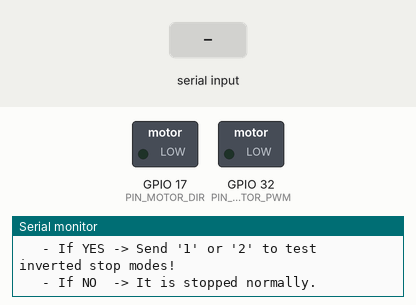
Recording of a sketch running on a simulated ESP32. On the bench: switched loads named in the sketch (green lamp = pin HIGH), the last lines printed to the serial monitor. The inputs (shaded band) are chosen by the test bench.

Above: at 2.2 s.
2.3 s: "1\n" received over Serial
At 2.6 s:
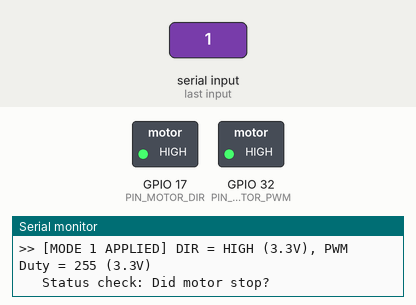
3.8 s: "2\n" received over Serial
At 5.0 s:
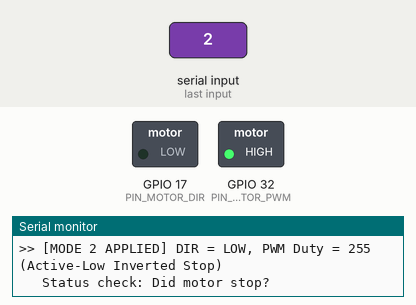
5.3 s: "f\n" received over Serial
At 6.0 s:
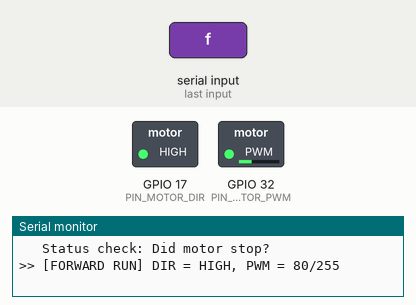
6.8 s: "r\n" received over Serial
At 7.1 s:
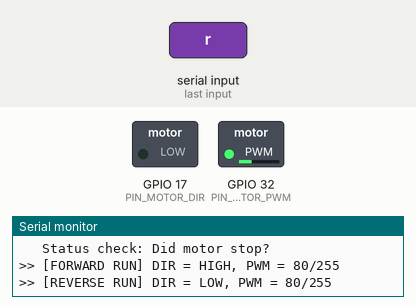
8.3 s: "1\n" received over Serial
At 9.5 s:
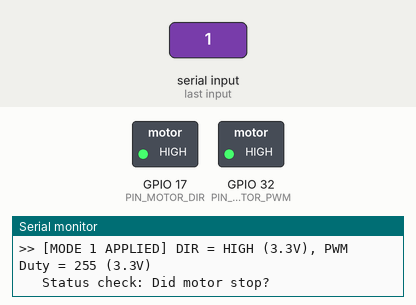
9.8 s: "p ,45\n" received over Serial
At 10.6 s:
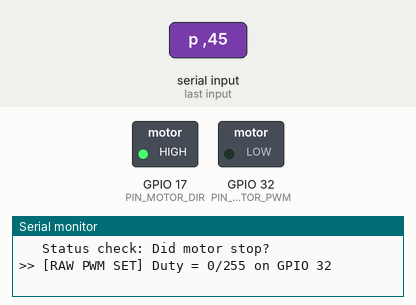
Timing chart, 0 to 12.3 s (numbered marks = the images above; inputs shaded):
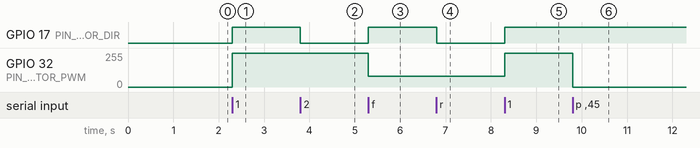

The sketch:

test_motor_debug.ino
```cpp
#include <Arduino.h>

// ==========================================================
// 硬體引腳定義 (ESP32 NodeMCU-32S)
// ==========================================================
const int PIN_MOTOR_DIR = 17; // GPIO 17: 方向控制
const int PIN_MOTOR_PWM = 32; // GPIO 32: PWM 調速

const int PWM_FREQ = 1000;    // 1kHz (配合 10k 洩放電阻)
const int PWM_RES  = 8;       // 8-bit (0 ~ 255)
const int PWM_CH   = 4;

void writePwmDuty(uint8_t duty) {
#if ESP_ARDUINO_VERSION_MAJOR >= 3
  ledcWrite(PIN_MOTOR_PWM, duty);
#else
  ledcWrite(PWM_CH, duty);
#endif
}

void printHelp() {
  Serial.println(F("\n========================================================"));
  Serial.println(F("       MOTOR STOP & PWM DEBUG DIAGNOSTIC SUITE"));
  Serial.println(F("========================================================"));
  Serial.println(F("Send single character commands in Serial Monitor (115200):"));
  Serial.println(F("  '0' : Hard Stop Mode 1 -> DIR=LOW , PWM=0 (Both LOW)"));
  Serial.println(F("  '1' : Hard Stop Mode 2 -> DIR=HIGH, PWM=255 (Both HIGH)"));
  Serial.println(F("  '2' : Inverted PWM Stop -> DIR=LOW , PWM=255"));
  Serial.println(F("  'f' : Forward Slow (PWM = 80)"));
  Serial.println(F("  'r' : Reverse Slow (PWM = 80)"));
  Serial.println(F("  'p <value>' : Set raw PWM value (0~255), e.g., 'p 50' or 'p 0'"));
  Serial.println(F("  'd' : Toggle DIR pin (HIGH <-> LOW)"));
  Serial.println(F("========================================================\n"));
}

bool currentDir = LOW;

void setup() {
  Serial.begin(115200);
  delay(1000);
  printHelp();

  pinMode(PIN_MOTOR_DIR, OUTPUT);
  digitalWrite(PIN_MOTOR_DIR, LOW);

#if ESP_ARDUINO_VERSION_MAJOR >= 3
  ledcAttach(PIN_MOTOR_PWM, PWM_FREQ, PWM_RES);
  ledcWrite(PIN_MOTOR_PWM, 0);
#else
  ledcSetup(PWM_CH, PWM_FREQ, PWM_RES);
  ledcAttachPin(PIN_MOTOR_PWM, PWM_CH);
  ledcWrite(PWM_CH, 0);
#endif

  Serial.println(F("[INITIAL BOOT] Applied default: DIR=LOW, PWM=0."));
  Serial.println(F(">> IS THE MOTOR RUNNING RIGHT NOW?"));
  Serial.println(F("   - If YES -> Send '1' or '2' to test inverted stop modes!"));
  Serial.println(F("   - If NO  -> It is stopped normally.\n"));
}

void loop() {
  if (Serial.available()) {
    String cmd = Serial.readStringUntil('\n');
    cmd.trim();
    if (cmd.length() == 0) return;

    if (cmd == "0") {
      // 模式 0：兩腳皆拉 LOW (最標準的低電平剎車)
      digitalWrite(PIN_MOTOR_DIR, LOW);
      writePwmDuty(0);
      currentDir = LOW;
      Serial.println(F(">> [MODE 0 APPLIED] DIR = LOW (0V), PWM Duty = 0 (0V)"));
      Serial.println(F("   Status check: Did motor stop?"));
    }
    else if (cmd == "1") {
      // 模式 1：兩腳皆拉 HIGH (高電平煞車 / 某些 H 橋下臂直通剎車)
      digitalWrite(PIN_MOTOR_DIR, HIGH);
      writePwmDuty(255);
      currentDir = HIGH;
      Serial.println(F(">> [MODE 1 APPLIED] DIR = HIGH (3.3V), PWM Duty = 255 (3.3V)"));
      Serial.println(F("   Status check: Did motor stop?"));
    }
    else if (cmd == "2") {
      // 模式 2：PWM 腳為反相邏輯 (0=全速, 255=停止)
      digitalWrite(PIN_MOTOR_DIR, LOW);
      writePwmDuty(255);
      currentDir = LOW;
      Serial.println(F(">> [MODE 2 APPLIED] DIR = LOW, PWM Duty = 255 (Active-Low Inverted Stop)"));
      Serial.println(F("   Status check: Did motor stop?"));
    }
    else if (cmd == "f" || cmd == "F") {
      digitalWrite(PIN_MOTOR_DIR, HIGH);
      writePwmDuty(80);
      currentDir = HIGH;
      Serial.println(F(">> [FORWARD RUN] DIR = HIGH, PWM = 80/255"));
    }
    else if (cmd == "r" || cmd == "R") {
      digitalWrite(PIN_MOTOR_DIR, LOW);
      writePwmDuty(80);
      currentDir = LOW;
      Serial.println(F(">> [REVERSE RUN] DIR = LOW, PWM = 80/255"));
    }
    else if (cmd.startsWith("p ") || cmd.startsWith("P ")) {
      int val = cmd.substring(2).toInt();
      val = constrain(val, 0, 255);
      writePwmDuty(val);
      Serial.printf(">> [RAW PWM SET] Duty = %d/255 on GPIO 32\n", val);
    }
    else if (cmd == "d" || cmd == "D") {
      currentDir = !currentDir;
      digitalWrite(PIN_MOTOR_DIR, currentDir);
      Serial.printf(">> [DIR TOGGLED] GPIO 17 is now: %s\n", currentDir ? "HIGH" : "LOW");
    }
  }
}
```

Measured:
- after the input at 2.3 s, GPIO 17 (PIN_MOTOR_DIR): LOW → HIGH at once; GPIO 32 (PIN_MOTOR_PWM): 0/255 → 255/255 at once
- after the input at 3.8 s, GPIO 17 (PIN_MOTOR_DIR): HIGH → LOW at once
- after the input at 5.3 s, GPIO 17 (PIN_MOTOR_DIR): LOW → HIGH at once; GPIO 32 (PIN_MOTOR_PWM): 255/255 → 80/255 at once
- after the input at 6.8 s, GPIO 17 (PIN_MOTOR_DIR): HIGH → LOW at once
- after the input at 8.3 s, GPIO 17 (PIN_MOTOR_DIR): LOW → HIGH at once; GPIO 32 (PIN_MOTOR_PWM): 80/255 → 255/255 at once
- after the input at 9.8 s, GPIO 32 (PIN_MOTOR_PWM): 255/255 → 0/255 at once
